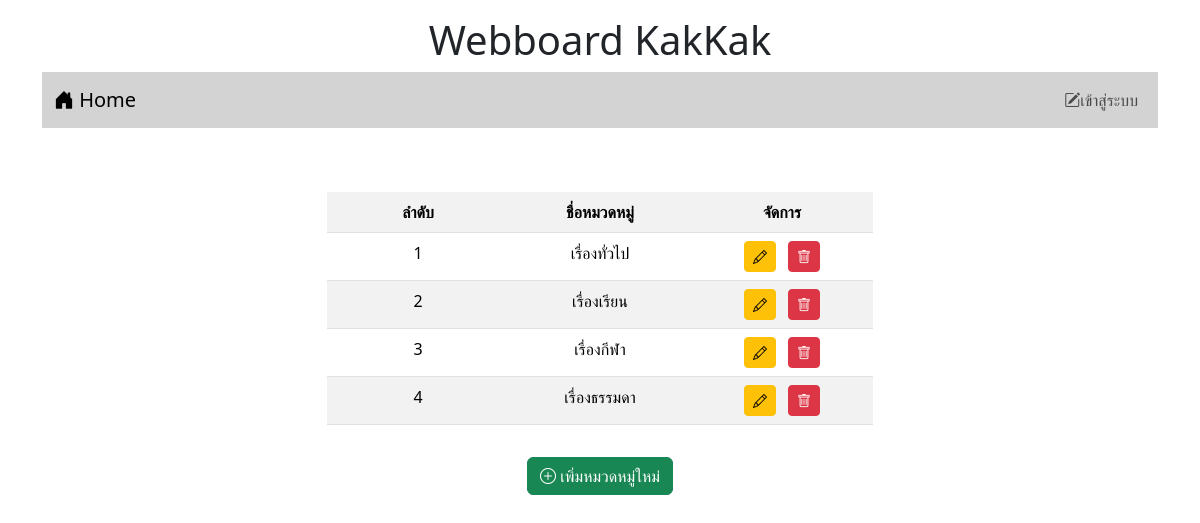
/category.php, run on an earlier commit of the app's database.
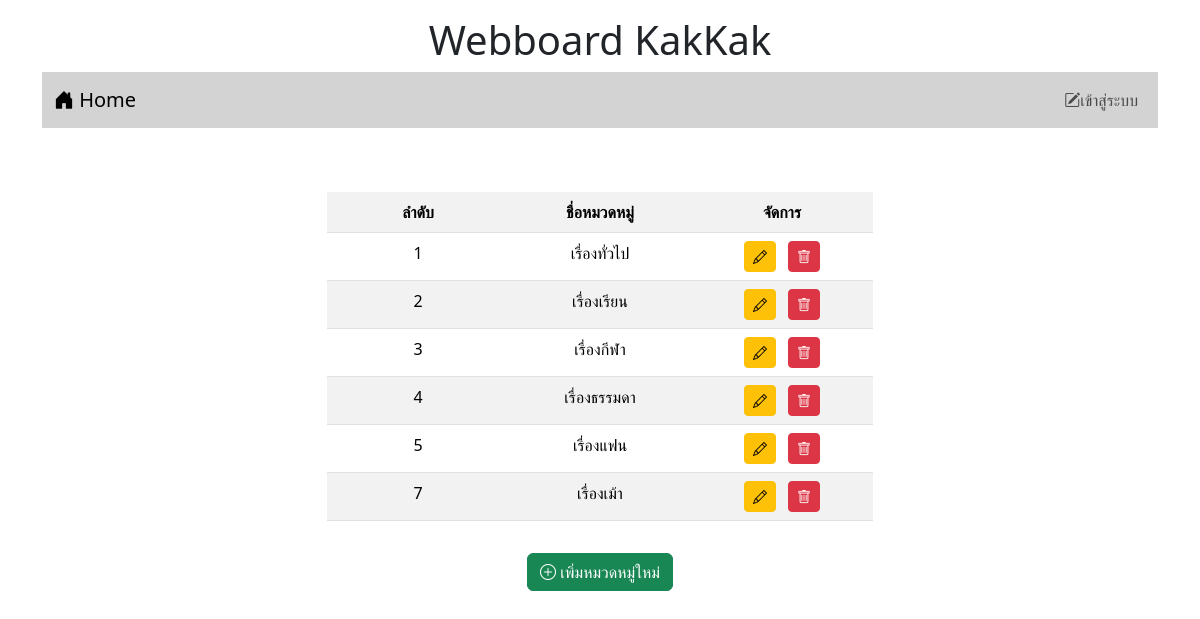
And on a later commit of the database.
### tables this page shows
CREATE TABLE `category` (
  `id` int(11) NOT NULL,
  `name` varchar(32) NOT NULL
);

### category.php (the view, shortened to what this page needs)
<!DOCTYPE html>
<html lang="en">
<head>
    <link href="https://cdn.jsdelivr.net/npm/bootstrap@5.3.3/dist/css/bootstrap.min.css" rel="stylesheet">
    <link rel="stylesheet" href="https://cdn.jsdelivr.net/npm/bootstrap-icons@1.11.3/font/bootstrap-icons.min.css">
</head>
<body>
    <div class="container-lg">
        <H1 style="text-align: center;" class="mt-3"> Webboard KakKak </H1>
        <?php include "nav.php" ?>
        <div class="row mt-4">
            <div class="col-sm-10 col-md-8 col-lg-6 mx-auto">
                <table class="table table-striped mt-4">
                    <?php
                        $conn=new PDO("mysql:host=localhost;dbname=webboard;charset=utf8","root","");
                        $sql = "SELECT t3.id AS category_id, t3.name AS category_name
                                FROM category AS t3
                                ORDER BY t3.id";
                        $result=$conn->query($sql);
                        echo "<table class='table table-striped' style='width: 100%; table-layout: fixed;'>
                                <tr>
                                    <th class='text-center'>ลำดับ</th>
                                    <th class='text-center'>ชื่อหมวดหมู่</th>
                                    <th class='text-center'>จัดการ</th>
                                </tr>";
                        while($row = $result->fetch()){
                            echo "
                                <tr>
                                    <td class='text-center'>$row[0]</td>
                                    <td class='text-center'>$row[1]</td>
                                    <td class='text-center'>
                                        <a href='editcategory.php?id={$row[0]}' class='btn btn-warning btn-sm float-center me-2'><i class='bi bi-pencil'></i></a>
                                        <a href='deletecategory.php?id={$row[0]}' class='btn btn-danger btn-sm float-center' onclick='return myFunction();'><i class='bi bi-trash'></i></a>
                                    </td>
                                </tr>";
                        }
                        echo "</table>";
                        echo "<center><button type='button' class='btn btn-success mt-3' data-bs-toggle='modal' data-bs-target='#addCategoryModal'>
                                <i class='bi bi-plus-circle'></i> เพิ่มหมวดหมู่ใหม่
                            </button></center>";
                    ?>
                </table>
            </div>
        </div>
    </div>
</body>
</html>

What changed in the data, as far as the page shows it:
added category: id "5", name "เรื่องแฟน"
added category: id "7", name "เรื่องเม้า"
